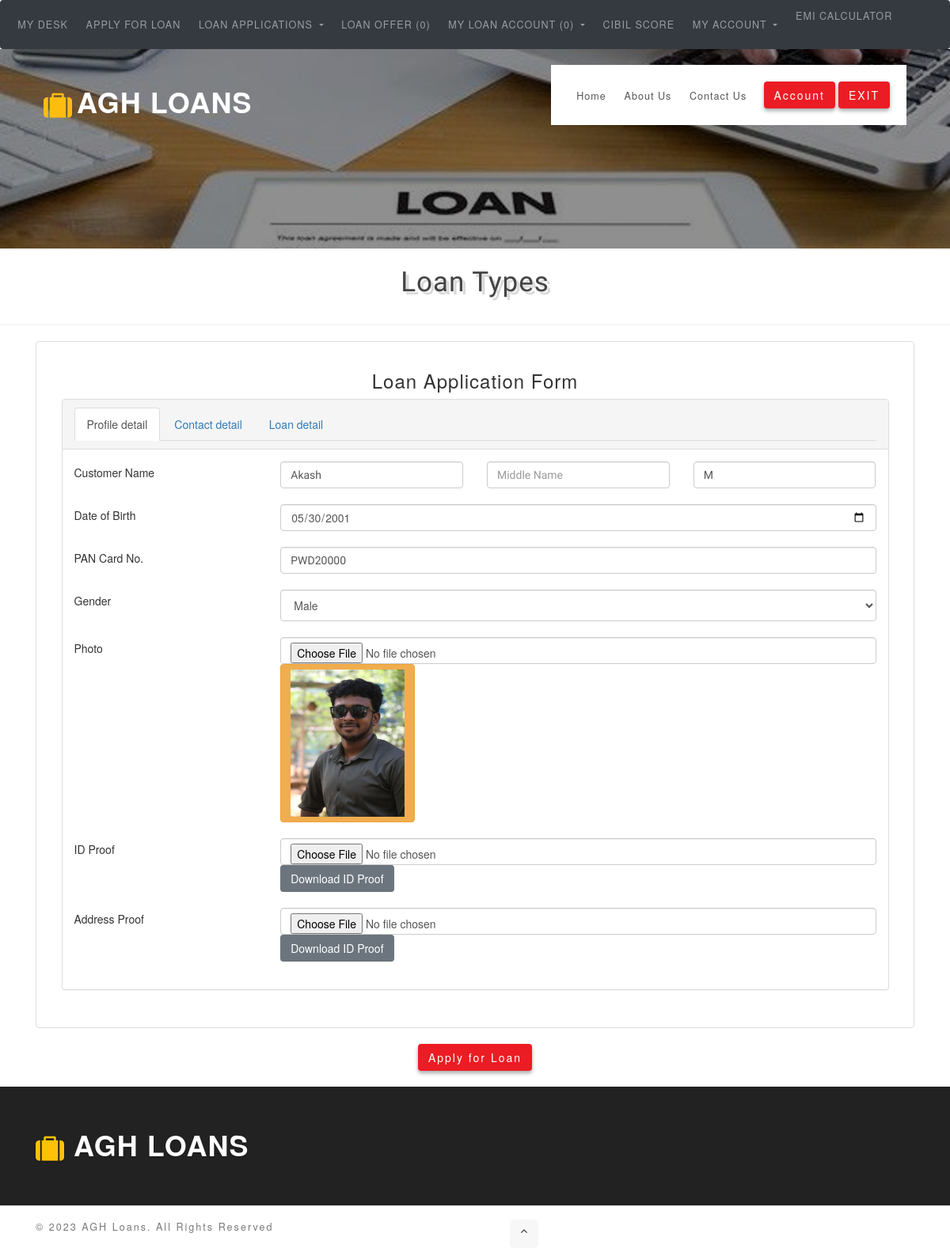
/loanapplicationform.php (signed in), run on the app's committed database.
### tables this page shows
CREATE TABLE `cst_customer` (
  `cst_id` int(10) NOT NULL,
  `usr_id` int(10) NOT NULL,
  `cst_type` varchar(15) NOT NULL COMMENT 'company or person',
  `comp_name` varchar(50) NOT NULL,
  `cst_fname` varchar(100) NOT NULL,
  `cst_mname` varchar(50) NOT NULL,
  `cst_lname` varchar(50) NOT NULL,
  `cst_dob` date NOT NULL,
  `cst_gender` varchar(10) NOT NULL,
  `cst_address` text NOT NULL,
  `cst_state` varchar(50) NOT NULL,
  `cst_contact` varchar(15) NOT NULL,
  `cst_email` varchar(100) NOT NULL,
  `cst_password` varchar(100) NOT NULL,
  `cst_bankdetail` text NOT NULL,
  `cst_jobdetail` text NOT NULL,
  `cst_note` text NOT NULL,
  `cst_pan` varchar(25) NOT NULL,
  `cst_photo` varchar(100) NOT NULL,
  `cst_idproof` varchar(100) NOT NULL,
  `cst_addressproof` varchar(100) NOT NULL,
  `cst_status` varchar(10) NOT NULL
);

### loanapplication.php (the view, shortened to what this page needs)
<?php
$sqlcustomer = "SELECT * FROM  cst_customer WHERE cst_id='$_SESSION[cst_id]'";
$qsqlcustomer = mysqli_query($con,$sqlcustomer);
$rsedit = mysqli_fetch_array($qsqlcustomer);
?>
<link href="//netdna.bootstrapcdn.com/bootstrap/3.2.0/css/bootstrap.min.css" rel="stylesheet" id="bootstrap-css">
<div class="container" style="width: 100%;">
    <div class="row">
    	<div class="col-md-12">
            <div class="panel with-nav-tabs panel-default">
                <div class="panel-heading">
                        <ul class="nav nav-tabs">
                            <li class="active"><a href="#tab1default" data-toggle="tab">Profile detail</a></li>
                            <li><a href="#tab2default" data-toggle="tab">Contact detail</a></li>
                            <li><a href="#tab3default" data-toggle="tab">Loan detail</a></li>
                        </ul>
                </div>
                <div class="panel-body">
                    <div class="tab-content">
                        <div class="tab-pane fade in active" id="tab1default">
<?php
if($_SESSION['cst_type'] == "Customer")
{
?>
<div class="row">
	<div class="col-md-3" style="padding-top: 4px;">Customer Name</div>
	<div class="col-md-9"><div class="row"><div class="col-md-4"><input type="text" name="cst_fname" id="cst_fname" class="form-control" placeholder="First Name"  value="<?php echo  $rsedit['cst_fname']; ?>" ></div><div class="col-md-4"><input type="text" name="cst_mname" id="cst_mname" class="form-control"  placeholder="Middle Name" value="<?php echo  $rsedit['cst_mname']; ?>"  ></div><div class="col-md-4"><input type="text" name="cst_lname" id="cst_lname" class="form-control"  placeholder="Last Name"  value="<?php echo  $rsedit['cst_lname']; ?>" ></div></div></div>
</div>
<br>
<div class="row">
	<div class="col-md-3" style="padding-top: 4px;">Date of Birth</div>
	<div class="col-md-9"><input type="date" name="cst_dob" id="cst_dob" class="form-control" value="<?php echo  $rsedit['cst_dob']; ?>"></div>
</div>
<br>
<div class="row">
	<div class="col-md-3" style="padding-top: 4px;">PAN Card No.</div>
	<div class="col-md-9"><input type="TEXT" name="lacc_pan" id="lacc_pan" class="form-control" value="<?php echo  $rsedit['cst_pan']; ?>">
</div>
</div>
<br>
<div class="row">
	<div class="col-md-3" style="padding-top: 4px;">Gender</div>
	<div class="col-md-9">
	<select  name="cst_gender" id="cst_gender" class="form-control" style='height: 40px;'><option value="">Select Gender</option><?php $arr= array("Male","Female"); foreach($arr as $val) {	 if($val == $rsedit['cst_gender'])	 {	 echo "<option value=$val selected>$val</option>";	 }	 else	 {	 echo "<option value=$val >$val</option>";	 } } ?></select>
	</div>
</div>
<br>
<?php
}
?>
<div class="row">
	<div class="col-md-3" style="padding-top: 4px;">
		Photo
	</div>
	<div class="col-md-9">
		<input type="file" name="cst_photo" id="cst_photo" class="form-control" accept="image/*">
		<?php
		if($rsedit['cst_photo'] == "")
		{
			echo "<img src='images/noimage.png' class='btn btn-warning' style='width: 170px; height: 200px;'>";
		}
		else if(file_exists("filecst_photo/".$rsedit['cst_photo']))
		{
			echo "<img src='filecst_photo/$rsedit[cst_photo]' class='btn btn-warning' style='width: 170px; height: 200px;'>";
		}
		?>
	</div>
</div>
<br>
<div class="row">
	<div class="col-md-3" style="padding-top: 4px;">
		ID Proof
	</div>
	<div class="col-md-9">
		<input type="file" name="cst_idproof" id="cst_idproof" class="form-control">
		<?php
		if(file_exists("filecst_idproof/".$rsedit['cst_idproof']))
		{
			echo "<a href='filecst_idproof/$rsedit[cst_idproof]' class='btn btn-secondary'>Download ID Proof</a>";
		}
		?>
	</div>
</div>
<br>
<div class="row">
	<div class="col-md-3" style="padding-top: 4px;">
		Address Proof
	</div>
	<div class="col-md-9">
		<input type="file" name="cst_idproof" id="cst_idproof" class="form-control">
		<?php
		if(file_exists("filecst_idproof/".$rsedit['cst_idproof']))
		{
			echo "<a href='filecst_idproof/$rsedit[cst_idproof]' class='btn btn-secondary'>Download ID Proof</a>";
		}
		?>
	</div>
</div>
<br>
						</div>
                    </div>
                </div>
            </div>
		</div>
	</div>
</div>

### css/style.css (style rules this page uses)
html, body { margin: 0; font-size: 100%; background: #fff; scroll-behavior: smooth; font-family: 'Catamaran', sans-serif; }
body a { text-decoration: none; transition: 0.5s all; -webkit-transition: 0.5s all; -moz-transition: 0.5s all; -o-transition: 0.5s all; -ms-transition: 0.5s all; }
input[type="button"], input[type="submit"], input[type="text"], input[type="email"], input[type="search"] { transition: 0.5s all; -webkit-transition: 0.5s all; -moz-transition: 0.5s all; -o-transition: 0.5s all; -ms-transition: 0.5s all; font-family: 'Catamaran', sans-serif; }
ul { margin: 0; padding: 0; }
li > a:only-child:after { content: ''; }

### data on the page
cst_customer: cst_fname "Akash", cst_lname "M", cst_dob "05/30/2001", lacc_pan "PWD20000", cst_gender "Male", cst_photo (picture)

### other printed values
mysqli_num_rows($qsqllacc_loanaccount) "0"
$noloanacc "0"
